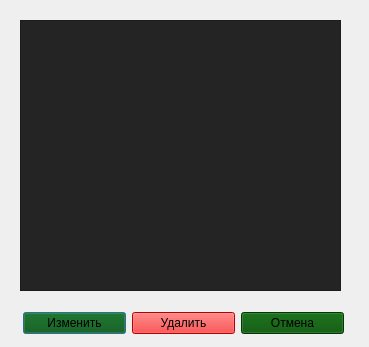
<?xml version="1.0" encoding="UTF-8"?>
<ui version="4.0">
 <class>DelPreset</class>
 <widget class="QDialog" name="DelPreset">
  <property name="geometry">
   <rect>
    <x>0</x>
    <y>0</y>
    <width>369</width>
    <height>347</height>
   </rect>
  </property>
  <property name="windowTitle">
   <string>Настройки принтера</string>
  </property>
  <property name="windowIcon">
   <iconset>
    <normaloff>img/logo-1.png</normaloff>img/logo-1.png</iconset>
  </property>
  <widget class="QTableWidget" name="tableWidget">
   <property name="geometry">
    <rect>
     <x>20</x>
     <y>20</y>
     <width>321</width>
     <height>271</height>
    </rect>
   </property>
   <property name="styleSheet">
    <string notr="true">background-color: rgb(36, 36, 36);</string>
   </property>
  </widget>
  <widget class="QWidget" name="">
   <property name="geometry">
    <rect>
     <x>23</x>
     <y>310</y>
     <width>321</width>
     <height>27</height>
    </rect>
   </property>
   <layout class="QHBoxLayout" name="horizontalLayout">
    <item>
     <widget class="QPushButton" name="pushButton">
      <property name="styleSheet">
       <string notr="true">background-color: rgb(0, 80, 0);</string>
      </property>
      <property name="text">
       <string>Изменить</string>
      </property>
     </widget>
    </item>
    <item>
     <widget class="QPushButton" name="pushButton_3">
      <property name="styleSheet">
       <string notr="true">background-color: rgb(255, 0, 0);</string>
      </property>
      <property name="text">
       <string>Удалить</string>
      </property>
     </widget>
    </item>
    <item>
     <widget class="QPushButton" name="pushButton_2">
      <property name="styleSheet">
       <string notr="true">background-color: rgb(0, 80, 0);</string>
      </property>
      <property name="text">
       <string>Отмена</string>
      </property>
     </widget>
    </item>
   </layout>
  </widget>
 </widget>
 <resources/>
 <connections/>
</ui>
